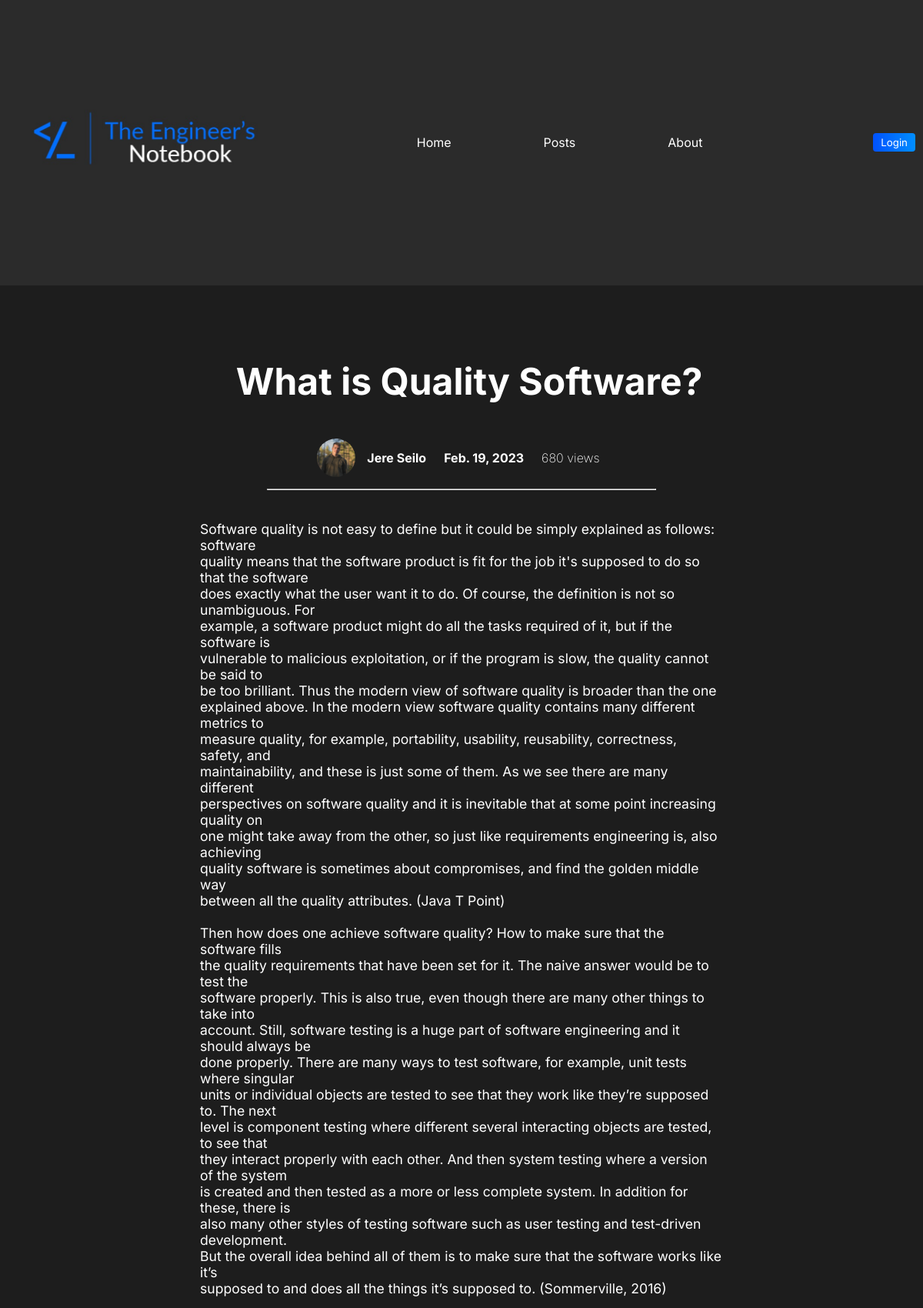
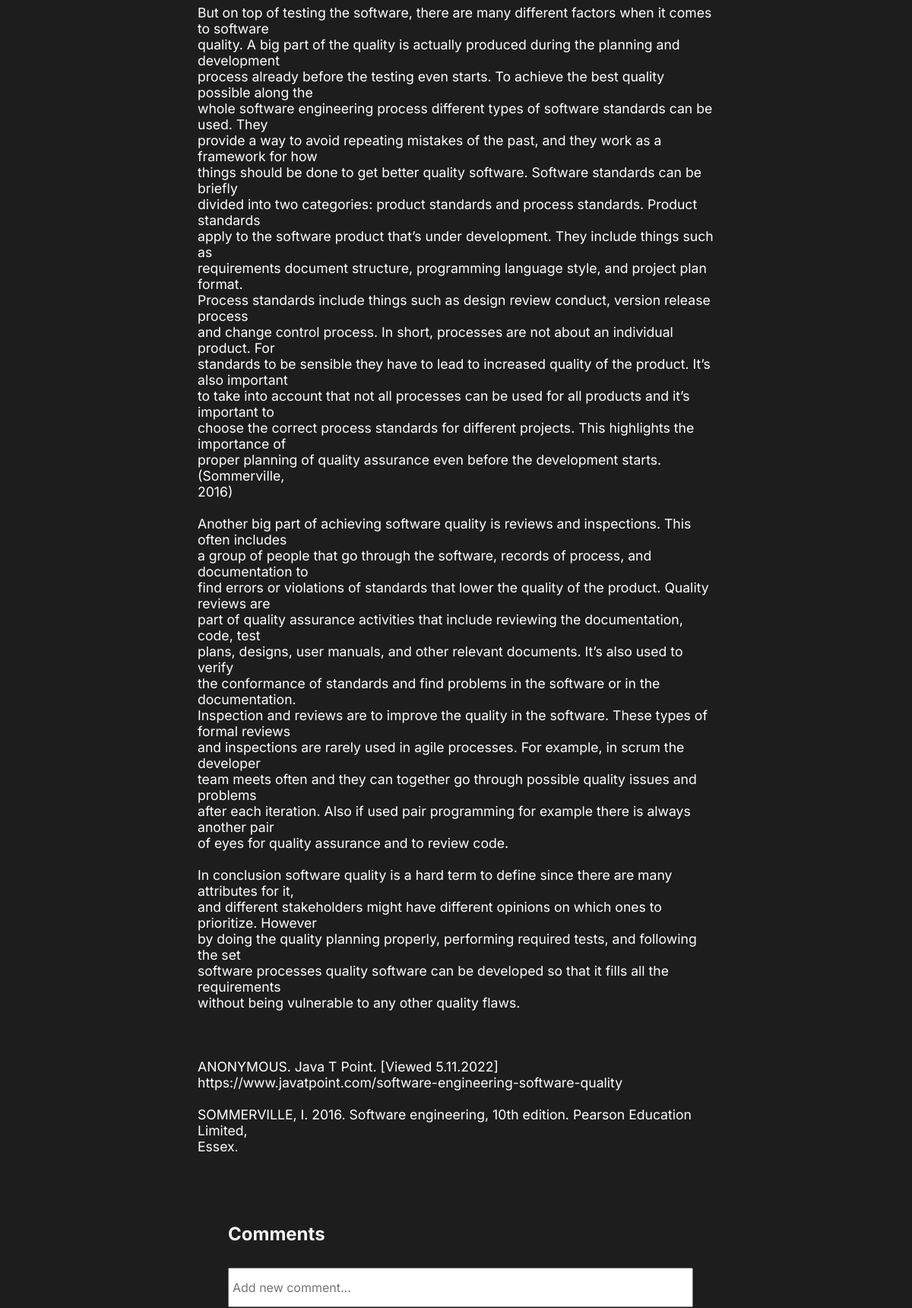
The page /posts/what-is-quality-software (upper part) on the database its author committed (2 pictures, top to bottom).
### blogapp/models.py (models this page shows, shortened)
class Post(models.Model):
    author = models.ForeignKey("Author", on_delete=models.CASCADE)
    title = models.CharField(max_length=80)
    intro = models.CharField(max_length=100)
    image = models.ImageField(upload_to="images")
    text = models.TextField()
    date = models.DateField(default=date.today())
    views = models.IntegerField(default=0)
    slug = models.SlugField(unique=True)
    def save(self, *args, **kwargs):
        self.slug = slugify(self.title)
        super(Post, self).save(*args, **kwargs)

class Author(models.Model):
    firstname = models.CharField(max_length=50)
    lastname = models.CharField(max_length=50)
    profilepic = models.ImageField(upload_to="images")
    def __str__(self):
        return (f"{self.firstname}  {self.lastname}")

### blogapp/views.py (the view, shortened to what this page needs)
# urls.py: path("posts/<slug:slug>", views.PostDetailView.as_view(), name="postdetail")
class PostDetailView(View):
    def get(self, request, slug):
        post = Post.objects.get(slug=slug)
        post.views += 1
        post.save()
        form = CommentForm()
        return render(request, "blogapp/postdetail.html", {"post":post, "form":form})

### blogapp/forms.py
class CommentForm(forms.Form):
    comment = forms.CharField(label="Comment", max_length=500, widget=forms.TextInput(attrs={'class':'commentbox', "placeholder":"Add new comment..."}))

### blogapp/templates/blogapp/postdetail.html (shortened to what this page needs)
{% extends 'base.html' %}
{% load static %}
{% block css_url%}{% static 'blogapp/postdetail.css' %}{% endblock css_url%}
{% block nav_css %}{% static 'nav.css' %}{% endblock nav_css %}
{% block content %}
{% include "nav.html" %}
<div class="main">
    <div class="textbox">
        <h2>{{post.title}}</h2>
        <div class="written">
            <img id="pp" src={{post.author.profilepic.url}}>
            <p>{{post.author}}</p>
            <p>{{post.date}}</p>
            <p id="views">{{post.views}} views</p>
       </div>
        <hr>
        <p id="text">{{post.text |linebreaksbr}}</p>
        <section>
            <div class="comments">
                <h1>Comments</h1>
                <div class="new_comment">
                    <form method="POST">
                        {{form.comment}}
                    </form>
                </div>
            </div>
        </section>
    </div>
</div>
{% endblock content %}

### blogapp/static/blogapp/postdetail.css (style rules this page uses)
* { margin: 0; padding: 0; }
.main { height: 90vh; width: 100vw; background-color: #1d1d1d; display: flex; justify-content: center; overflow:auto !important; }
.textbox { margin-top: 70px; height: 700px; width: 60vw; display: flex; flex-direction: column; align-items: center; }
.written { color: #fff; display: flex; justify-content: center; top: 0px; margin-top: 25px; margin-bottom: 5px; align-items: center; }
.written p { font-family: 'Inter', sans-serif; font-weight: 700; padding-left: 15px; padding-right: 8px; }
#pp { height: 50px; width: 50px; border-radius: 50%; }
.textbox h2 { color: #fff; margin-top:25px; font-family: 'Inter', sans-serif; font-size: 3rem; padding-left: 20px; margin-bottom: 20px; }
#text { margin: 20px; margin-top: 40px; color: #fff; font-family: 'Inter', sans-serif; font-size: 1.1rem; padding-bottom: 40px; }
hr { margin-top: 10px; width: 70%; color: #1d1d1d; }
#views { font-weight: 200; }
.comments { padding-top: 30px; padding-bottom: 25px; font-family: 'Inter', sans-serif; width: 50vw; font-weight: 300; color: whitesmoke; display: flex; flex-direction: column; align-items: start; }
.comments h1 { margin-bottom: 30px; }
.new_comment { height: 60px; width: 100%; }
.commentbox { height: 40px; width: 100%; font-family: 'Inter', sans-serif; font-size: 1rem; padding: 4px; }

### rows shown on the page
Post: title "What is Quality Software?", author.profilepic (picture), author "Jere Seilo", date "Feb. 19, 2023", views "680", text "Software quality is not easy to define but it could be simply explained as follows: software quality means that the software product is fit for the job it's supposed to do so that the software does exactly what the user want it to do. Of course, the definition is not so unambiguous. For example, a software product might do all the tasks required of it, but if the software is vulnerable to malicious exploitation, or if the program is slow, the quality cannot be said to be too brilliant. Thus the modern view of software quality is broader than the one explained above. In the modern view software quality contains many different metrics to measure quality, for example, portability, usability,…"
